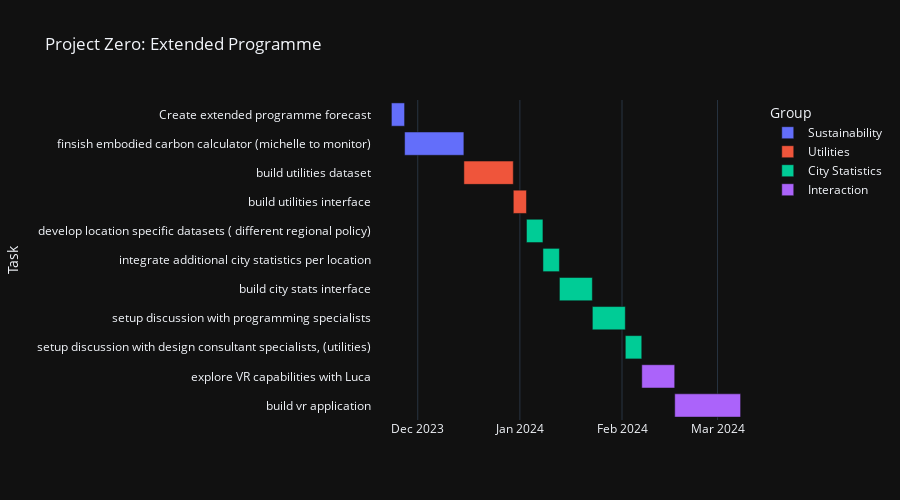

This figure's notebook cell:
### Markdown cell above
**General Overview of tasks**

### Code cell
import pandas as pd
import plotly.express as px

# Create tasks with a new 'Group' column
df = pd.DataFrame([
    # Sustainability
    {'Task': 'Create extended programme forecast', 'duration': 4, 'Group': 'Sustainability'},
    {'Task': 'finsish embodied carbon calculator (michelle to monitor)', 'duration': 18, 'Group': 'Sustainability'},

    # Utilities
    {'Task': 'build utilities dataset', 'duration': 15, 'Group': 'Utilities'},
    {'Task': 'build utilities interface', 'duration': 4, 'Group': 'Utilities'},

    # City Statistics
    {'Task': 'develop location specific datasets ( different regional policy)', 'duration': 5, 'Group': 'City Statistics'},
    {'Task': 'integrate additional city statistics per location', 'duration': 5, 'Group': 'City Statistics'},
    {'Task': 'build city stats interface', 'duration': 10, 'Group': 'City Statistics'},
    {'Task': 'setup discussion with programming specialists', 'duration': 10, 'Group': 'City Statistics'},
    {'Task': 'setup discussion with design consultant specialists, (utilities)', 'duration': 5, 'Group': 'City Statistics'},

    # VR Interaction
    {'Task': 'explore VR capabilities with Luca', 'duration': 10, 'Group': 'Interaction'},
    {'Task': 'build vr application', 'duration': 20, 'Group': 'Interaction'}
])

# Set your desired start date
start_date = pd.to_datetime('2023-11-23')

# Calculate start and end dates based on the cumulative sum of durations
df['start'] = start_date + pd.to_timedelta(df['duration'].cumsum() - df['duration'], unit='D')
df['end'] = start_date + pd.to_timedelta(df['duration'].cumsum(), unit='D')

# Change the color theme to 'plotly_dark'
fig = px.timeline(
    data_frame=df,
    x_start="start",
    x_end="end",
    y="Task",
    color='Group',
    title='Project Zero: Extended Programme',
    height=500,
    template='plotly_dark'
)

fig.update_yaxes(autorange="reversed")

### Figure 1 — Plotly figure (JSON) as saved in the notebook; plotly's stock layout.template omitted (floating-point values rounded to 4 significant figures)
{"data": [{"alignmentgroup": "True", "base": ["2023-11-23T00:00:00", "2023-11-27T00:00:00"], "hovertemplate": "Group=Sustainability<br>start=%{base}<br>end=%{x}<br>Task=%{y}<extra></extra>", "legendgroup": "Sustainability", "marker": {"color": "#636efa", "pattern": {"shape": ""}}, "name": "Sustainability", "offsetgroup": "Sustainability", "orientation": "h", "showlegend": true, "textposition": "auto", "type": "bar", "x": [345600000, 1555200000], "xaxis": "x", "y": ["Create extended programme forecast", "finsish embodied carbon calculator (michelle to monitor)"], "yaxis": "y"}, {"alignmentgroup": "True", "base": ["2023-12-15T00:00:00", "2023-12-30T00:00:00"], "hovertemplate": "Group=Utilities<br>start=%{base}<br>end=%{x}<br>Task=%{y}<extra></extra>", "legendgroup": "Utilities", "marker": {"color": "#EF553B", "pattern": {"shape": ""}}, "name": "Utilities", "offsetgroup": "Utilities", "orientation": "h", "showlegend": true, "textposition": "auto", "type": "bar", "x": [1296000000, 345600000], "xaxis": "x", "y": ["build utilities dataset", "build utilities interface"], "yaxis": "y"}, {"alignmentgroup": "True", "base": ["2024-01-03T00:00:00", "2024-01-08T00:00:00", "2024-01-13T00:00:00", "2024-01-23T00:00:00", "2024-02-02T00:00:00"], "hovertemplate": "Group=City Statistics<br>start=%{base}<br>end=%{x}<br>Task=%{y}<extra></extra>", "legendgroup": "City Statistics", "marker": {"color": "#00cc96", "pattern": {"shape": ""}}, "name": "City Statistics", "offsetgroup": "City Statistics", "orientation": "h", "showlegend": true, "textposition": "auto", "type": "bar", "x": [432000000, 432000000, 864000000, 864000000, 432000000], "xaxis": "x", "y": ["develop location specific datasets ( different regional policy)", "integrate additional city statistics per location", "build city stats interface", "setup discussion with programming specialists", "setup discussion with design consultant specialists, (utilities)"], "yaxis": "y"}, {"alignmentgroup": "True", "base": ["2024-02-07T00:00:00", "2024-02-17T00:00:00"], "hovertemplate": "Group=Interaction<br>start=%{base}<br>end=%{x}<br>Task=%{y}<extra></extra>", "legendgroup": "Interaction", "marker": {"color": "#ab63fa", "pattern": {"shape": ""}}, "name": "Interaction", "offsetgroup": "Interaction", "orientation": "h", "showlegend": true, "textposition": "auto", "type": "bar", "x": [864000000, 1728000000], "xaxis": "x", "y": ["explore VR capabilities with Luca", "build vr application"], "yaxis": "y"}], "layout": {"barmode": "overlay", "height": 500, "legend": {"title": {"text": "Group"}, "tracegroupgap": 0}, "title": {"text": "Project Zero: Extended Programme"}, "xaxis": {"anchor": "y", "domain": [0, 1], "type": "date"}, "yaxis": {"anchor": "x", "autorange": "reversed", "domain": [0, 1], "title": {"text": "Task"}}}}
